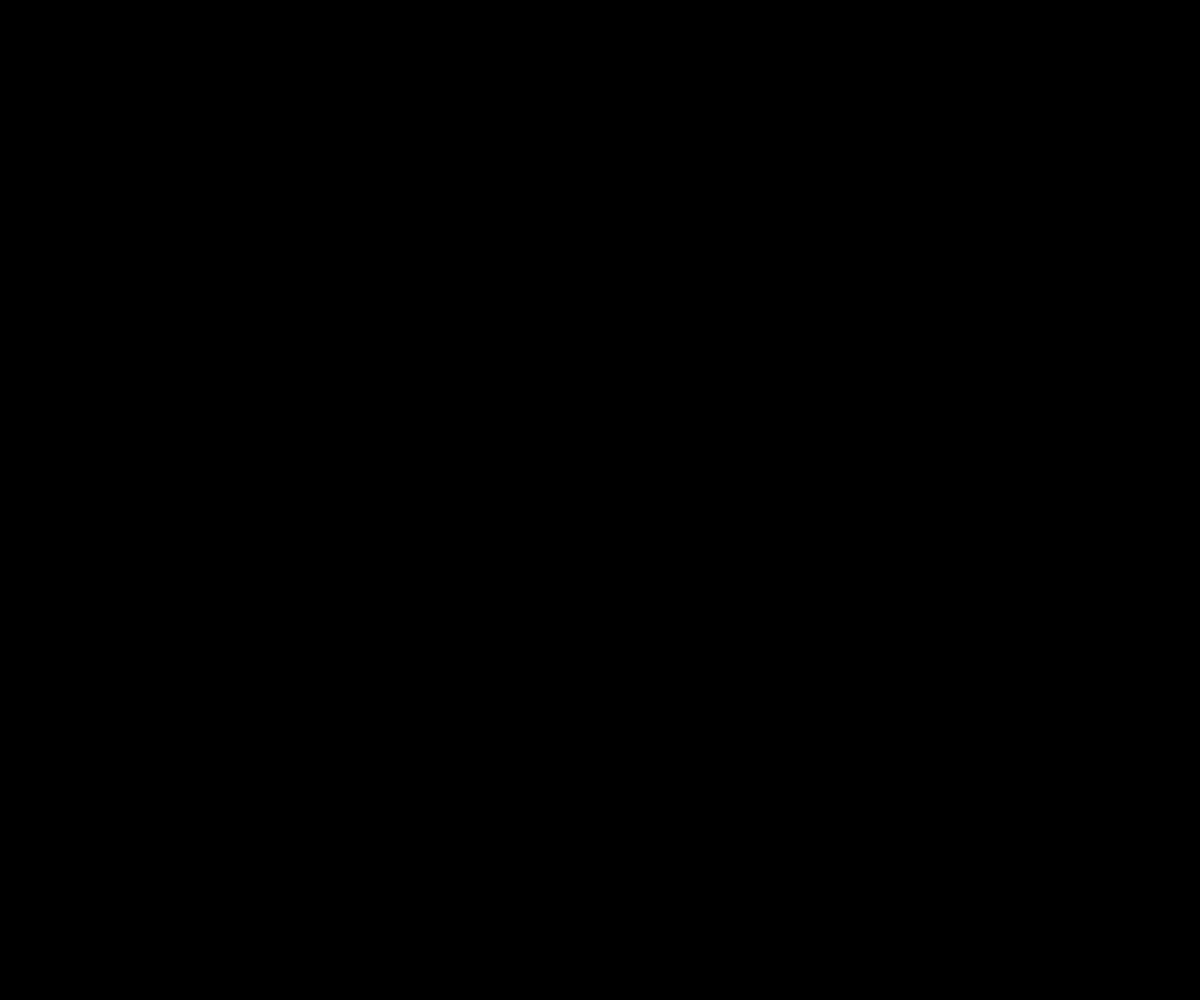
Frame 1 (no input)
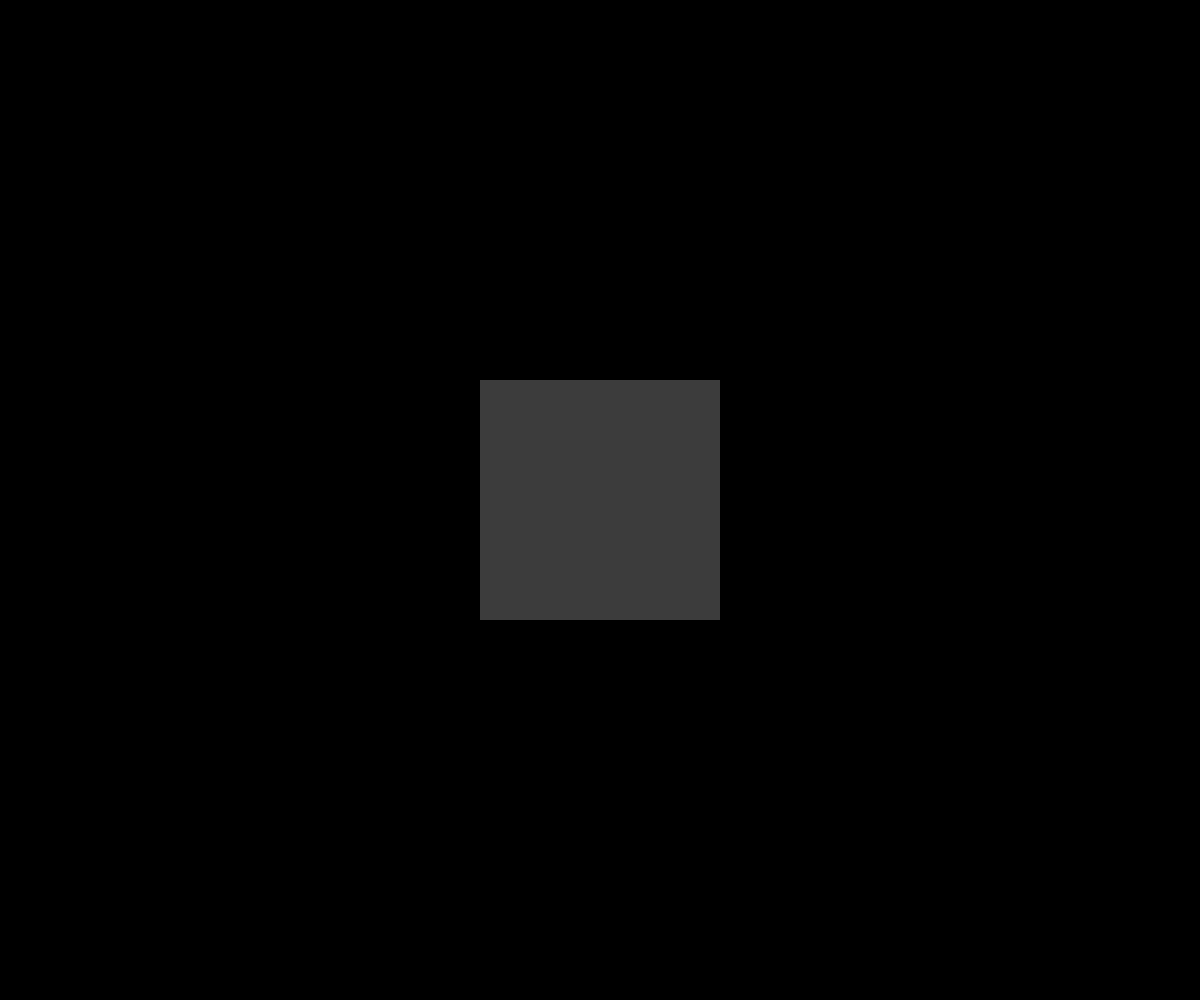
Frame 60 (no input)
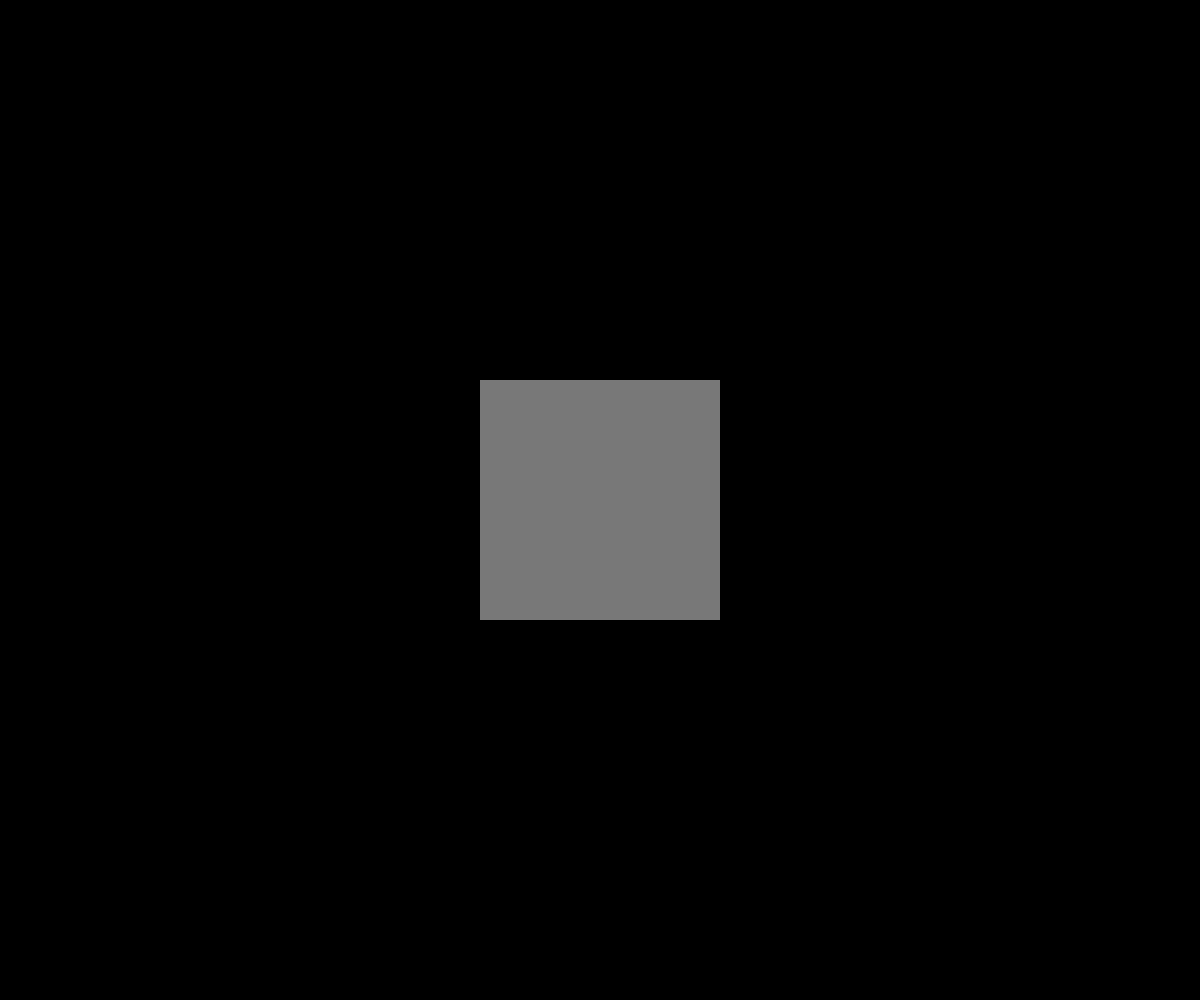
Frame 120 (the mouse pressed at the canvas centre since frame 60)

The p5.js sketch that drew these frames (run headless with seeded random() and noise() and a simulated clock; from frame 60 on, the mouse is pressed at the canvas centre):

// p5.js sketch
// ── sketch.js
let a = 0;
let aspeed = 1;
let adir = 1;

function setup() {
  createCanvas(windowWidth, windowHeight);
  cx = width / 2;
  cy = height / 2;
  sz = width / 5;
  rectMode(CENTER);
  background(0);
}

function keyPressed() {
  if (keyCode == '32') loop = !loop;
  if (loop) loop();
  else noLoop();
}

function draw() {
  background(0);

  // Breathe
  a += aspeed * adir;
  if(a < 0 || a > 255) adir *= -1;

  noStroke();
  fill(255, a);
  rect(cx, cy, sz);
}

function keyPressed() {
  switch(keyCode) {
    case RIGHT_ARROW:
      aspeed += 0.5;
      break;
    case LEFT_ARROW:
      aspeed -= 0.5;
      break;
    case UP_ARROW:
      aspeed+=10;
      break;
    case DOWN_ARROW:
      aspeed-=10;
      break;
  }

  aspeed = constrain(aspeed, 0, 255);
  console.log('aspeed: ', aspeed);
}
